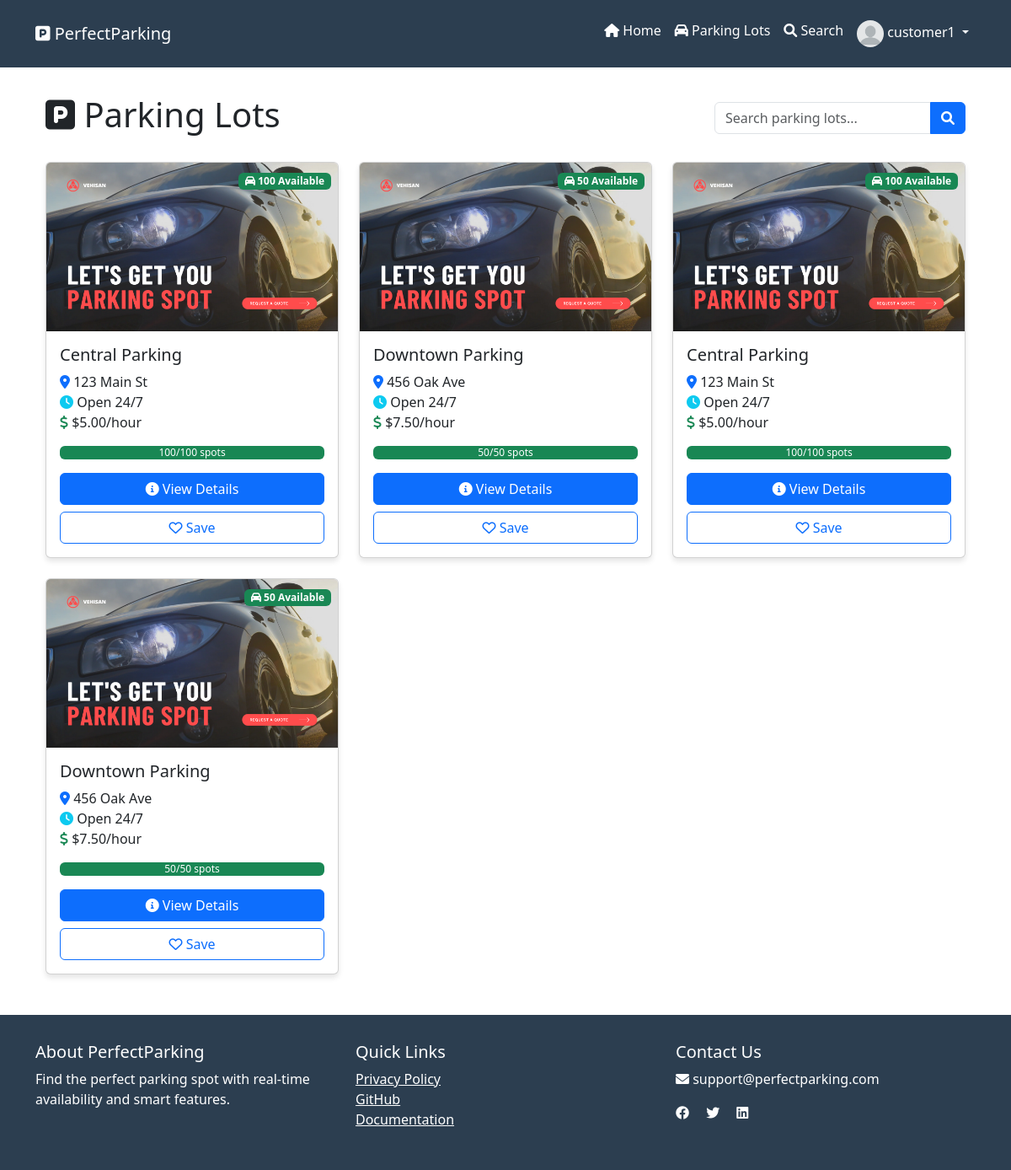
Page /parking-lots/ (signed in) on the committed database.
### PerfectParking/models.py (models this page shows, shortened)
class ParkingLot(models.Model):
    id = models.AutoField(primary_key=True)
    name = models.CharField(max_length=200)
    address = models.CharField(max_length=200)
    total_spaces = models.IntegerField()
    available_spaces = models.IntegerField()
    hours = models.CharField(max_length=255)
    isPaidParking = models.BooleanField(default=True)
    latitude = models.FloatField()
    longitude = models.FloatField()
    image = models.ImageField(upload_to='parking_lots/', null=True, blank=True)
    parking_spaces = models.IntegerField(default=1)
    owner = models.ForeignKey(
        'ParkingLotOwner',
        on_delete=models.SET_NULL,
        null=True,
        blank=True,
        related_name='parking_lots'
    )
    base_price_per_hour = models.DecimalField(
        max_digits=6,
        decimal_places=2,
        default=Decimal('0.00')
    )
    surge_multiplier = models.DecimalField(
        max_digits=3,
        decimal_places=2,
        default=Decimal('1.00')
    )
    has_ai_detection = models.BooleanField(default=False)
    camera_stream_url = models.URLField(blank=True)
    max_capacity = models.IntegerField(default=0)
    current_occupancy = models.IntegerField(default=0)
    operating_hours = models.JSONField(default=dict)
    amenities = models.JSONField(default=list)
    is_active = models.BooleanField(default=True)
    last_updated = models.DateTimeField(auto_now=True)
    def get_image_url(self):
        if self.image and hasattr(self.image, 'url'):
            return self.image.url
        return '/static/images/default_parking.png'  # Create this default image

### PerfectParking/views.py (the view)
# urls.py: path('parking-lots/', views.parking_lots, name='parking-lots'),
def parking_lots(request):
    try:
        parking_lots = ParkingLot.objects.all()
        context = {
            'parking_lots': parking_lots,
            'page_title': 'Available Parking Lots'
        }
        return render(request, 'website/parking-lots.html', context)
    except Exception as e:
        messages.error(request, f"Error loading parking lots: {str(e)}")
        return render(request, 'website/parking-lots.html', {'parking_lots': []})

### PerfectParking/templatetags/custom_filters.py (called while the page is built)
@register.filter
def divided_by(value, arg):
    try:
        return float(value) / float(arg)
    except (ValueError, ZeroDivisionError):
        return 0

@register.filter
def floatmul(value, arg):
    try:
        return float(value) * float(arg)
    except ValueError:
        return 0

### PerfectParking/templates/website/parking-lots.html (shortened to what this page needs)
{% extends 'website/base.html' %}
{%load static%}
{% load custom_filters %}
{% block content %}
<div class="row mb-4">
  <div class="col">
    <div class="d-flex justify-content-between align-items-center">
      <h1><i class="fas fa-parking"></i> Parking Lots</h1>
      <div class="input-group w-auto">
        <input type="text" class="form-control" id="searchInput" placeholder="Search parking lots...">
        <button class="btn btn-primary" type="button">
          <i class="fas fa-search"></i>
        </button>
      </div>
    </div>
  </div>
</div>
<div class="row" id="parkingLots">
  {% for lot in parking_lots %}
    <div class="col-md-4 mb-4 parking-lot-card">
      <div class="card h-100">
        <div class="position-relative">
          <img src="{{ lot.get_image_url }}" class="card-img-top" alt="{{ lot.name }}" style="height: 200px; object-fit: cover;">
          <div class="position-absolute top-0 end-0 m-2">
            {% if lot.available_spaces > 0 %}
              <span class="badge bg-success">
                <i class="fas fa-car"></i> {{ lot.available_spaces }} Available
              </span>
            {% else %}
              <span class="badge bg-danger">Full</span>
            {% endif %}
          </div>
        </div>
        <div class="card-body">
          <h5 class="card-title">{{ lot.name }}</h5>
          <p class="card-text">
            <i class="fas fa-map-marker-alt text-primary"></i> {{ lot.address }}<br>
            <i class="fas fa-clock text-info"></i> Open 24/7<br>
            <i class="fas fa-dollar-sign text-success"></i> ${{ lot.base_price_per_hour }}/hour
          </p>
          <div class="progress mb-3">
            {% with available_spaces=lot.available_spaces total_spaces=lot.total_spaces %}
              {% if total_spaces > 0 %}
                {% with percentage=available_spaces|divided_by:total_spaces|floatmul:100 %}
                  <div class="progress-bar
                    {% if percentage > 50 %}bg-success
                    {% elif percentage > 20 %}bg-warning
                    {% else %}bg-danger{% endif %}"
                    role="progressbar"
                    style="width: {{ percentage|floatformat:1 }}%;"
                    aria-valuenow="{{ percentage|floatformat:1 }}"
                    aria-valuemin="0"
                    aria-valuemax="100">
                    {{ available_spaces }}/{{ total_spaces }} spots
                  </div>
                {% endwith %}
              {% endif %}
            {% endwith %}
          </div>
          <div class="d-grid gap-2">
            <a href="{% url 'PerfectParking:parking-lot-detail' lot.id %}" class="btn btn-primary">
              <i class="fas fa-info-circle"></i> View Details
            </a>
            {% if user.is_authenticated %}
              <button class="btn btn-outline-primary">
                <i class="far fa-heart"></i> Save
              </button>
            {% endif %}
          </div>
        </div>
      </div>
    </div>
  {% empty %}
    <div class="col-12">
      <div class="alert alert-info">
        <i class="fas fa-info-circle"></i> No parking lots available at the moment.
      </div>
    </div>
  {% endfor %}
</div>
{% endblock %}

### PerfectParking/templates/master.html (shortened to what this page needs)
{%load static%}
<!DOCTYPE html>
<html lang="en">
  <head>
    <link href="https://cdn.jsdelivr.net/npm/bootstrap@5.3.0/dist/css/bootstrap.min.css" rel="stylesheet">
    <link rel="stylesheet" href="https://cdnjs.cloudflare.com/ajax/libs/font-awesome/6.0.0/css/all.min.css">
    <link href="https://api.mapbox.com/mapbox-gl-js/v2.15.0/mapbox-gl.css" rel="stylesheet">
  </head>
  <body>
<nav class="navbar navbar-expand-lg navbar-dark">
  <div class="container">
    <a class="navbar-brand" href="/">
      <i class="fas fa-parking"></i> PerfectParking
    </a>
    <div class="collapse navbar-collapse" id="navbarNav">
      <ul class="navbar-nav ms-auto">
        <li class="nav-item">
          <a class="nav-link" href="{% url 'PerfectParking:home' %}">
            <i class="fas fa-home"></i> Home
          </a>
        </li>
        <li class="nav-item">
          <a class="nav-link" href="{% url 'PerfectParking:parking-lots' %}">
            <i class="fas fa-car"></i> Parking Lots
          </a>
        </li>
        <li class="nav-item">
          <a class="nav-link" href="{% url 'PerfectParking:parking-lot-monitors' %}">
            <i class="fas fa-search"></i> Search
          </a>
        </li>
        {% if user.is_authenticated %}
        <li class="nav-item dropdown">
            <a class="nav-link dropdown-toggle" href="#" id="profileDropdown" role="button" data-bs-toggle="dropdown">
                <img src="{{ user.userprofile.avatar_url |default:'/static/images/default-avatar.png' }}"
                     alt="Profile"
                     class="rounded-circle"
                     style="width: 32px; height: 32px; object-fit: cover;">
                {{ user.get_full_name|default:user.username }}
            </a>
        </li>
        {% endif %}
      </ul>
    </div>
  </div>
</nav>
    <main class="container py-4">
      {% block main %}{% endblock %}
    </main>
    <footer class="footer">
      <div class="container">
        <div class="row">
          <div class="col-md-4">
            <h5>About PerfectParking</h5>
            <p>Find the perfect parking spot with real-time availability and smart features.</p>
          </div>
          <div class="col-md-4">
            <h5>Quick Links</h5>
            <ul class="list-unstyled">
              <li><a href="{% url 'PerfectParking:privacy-policy' %}" class="text-white">Privacy Policy</a></li>
              <li><a href="https://github.com/rhys-lit/perfect-parking-fyp" class="text-white">GitHub</a></li>
              <li><a href="https://github.com/rhys-lit/perfect-parking-fyp/blob/master/docs/thesis.pdf" class="text-white">Documentation</a></li>
            </ul>
          </div>
          <div class="col-md-4">
            <h5>Contact Us</h5>
            <p><i class="fas fa-envelope"></i> support@perfectparking.com</p>
            <div class="social-icons">
              <a href="#" class="text-white me-3"><i class="fab fa-facebook"></i></a>
              <a href="#" class="text-white me-3"><i class="fab fa-twitter"></i></a>
              <a href="#" class="text-white"><i class="fab fa-linkedin"></i></a>
            </div>
          </div>
        </div>
      </div>
    </footer>
  </body>
</html>

### PerfectParking/templates/master.html (style rules this page uses)
:root { --primary-color: #2c3e50; --secondary-color: #3498db; }
body { font-family: 'Segoe UI', Tahoma, Geneva, Verdana, sans-serif; display: flex; flex-direction: column; min-height: 100vh; margin: 0; }
.navbar { background-color: var(--primary-color); padding: 1rem; }
.navbar-brand, .nav-link { color: white !important; }
.card { transition: transform 0.3s; box-shadow: 0 4px 6px rgba(0,0,0,0.1); }
.footer { background-color: var(--primary-color); color: white; padding: 2rem 0; margin-top: auto; }

### rows in the picture
ParkingLot: available_spaces "100", name "Central Parking", address "123 Main St", base_price_per_hour "5.00", {{ percentage|floatformat:1 }} 100.0 (drawn), total_spaces "100"
ParkingLot: available_spaces "50", name "Downtown Parking", address "456 Oak Ave", base_price_per_hour "7.50", {{ percentage|floatformat:1 }} 100.0 (drawn), total_spaces "50"
ParkingLot: available_spaces "100", name "Central Parking", address "123 Main St", base_price_per_hour "5.00", {{ percentage|floatformat:1 }} 100.0 (drawn), total_spaces "100"
ParkingLot: available_spaces "50", name "Downtown Parking", address "456 Oak Ave", base_price_per_hour "7.50", {{ percentage|floatformat:1 }} 100.0 (drawn), total_spaces "50"

### other values in the picture
{{ user.get_full_name|default:user.username }} "customer1"
